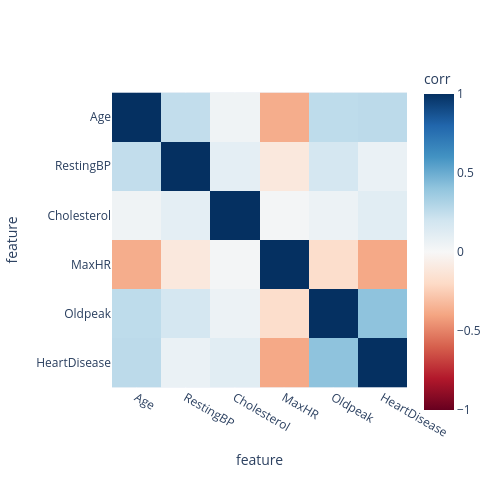

The notebook cell this image was saved under:
### Markdown cell above
## 3. Correlation

### Code cell
corr_df = df_train.corr(numeric_only=True)
plot_corr_matrix(corr_df)

### Figure 1 — Plotly figure (JSON) as saved in the notebook; plotly's stock layout.template omitted (floating-point values rounded to 4 significant figures)
{"data": [{"coloraxis": "coloraxis", "name": "0", "x": ["Age", "RestingBP", "Cholesterol", "MaxHR", "Oldpeak", "HeartDisease"], "y": ["Age", "RestingBP", "Cholesterol", "MaxHR", "Oldpeak", "HeartDisease"], "z": [[1.0, 0.2483, 0.04366, -0.3715, 0.2593, 0.2681], [0.2483, 1.0, 0.09951, -0.1081, 0.1807, 0.06692], [0.04366, 0.09951, 1.0, 0.01894, 0.05606, 0.1156], [-0.3715, -0.1081, 0.01894, 1.0, -0.1806, -0.3864], [0.2593, 0.1807, 0.05606, -0.1806, 1.0, 0.4081], [0.2681, 0.06692, 0.1156, -0.3864, 0.4081, 1.0]], "type": "heatmap", "xaxis": "x", "yaxis": "y", "hovertemplate": "feature: %{x}<br>feature: %{y}<br>corr: %{z}<extra></extra>"}], "layout": {"xaxis": {"anchor": "y", "domain": [0.0, 1.0], "scaleanchor": "y", "constrain": "domain", "title": {"text": "feature"}}, "yaxis": {"anchor": "x", "domain": [0.0, 1.0], "autorange": "reversed", "constrain": "domain", "title": {"text": "feature"}}, "coloraxis": {"colorbar": {"title": {"text": "corr"}}, "colorscale": [[0.0, "rgb(103,0,31)"], [0.1, "rgb(178,24,43)"], [0.2, "rgb(214,96,77)"], [0.3, "rgb(244,165,130)"], [0.4, "rgb(253,219,199)"], [0.5, "rgb(247,247,247)"], [0.6, "rgb(209,229,240)"], [0.7, "rgb(146,197,222)"], [0.8, "rgb(67,147,195)"], [0.9, "rgb(33,102,172)"], [1.0, "rgb(5,48,97)"]], "cmin": -1, "cmax": 1, "autocolorscale": false}, "margin": {"t": 60}, "font": {"size": 12}, "width": 500, "height": 500}}
